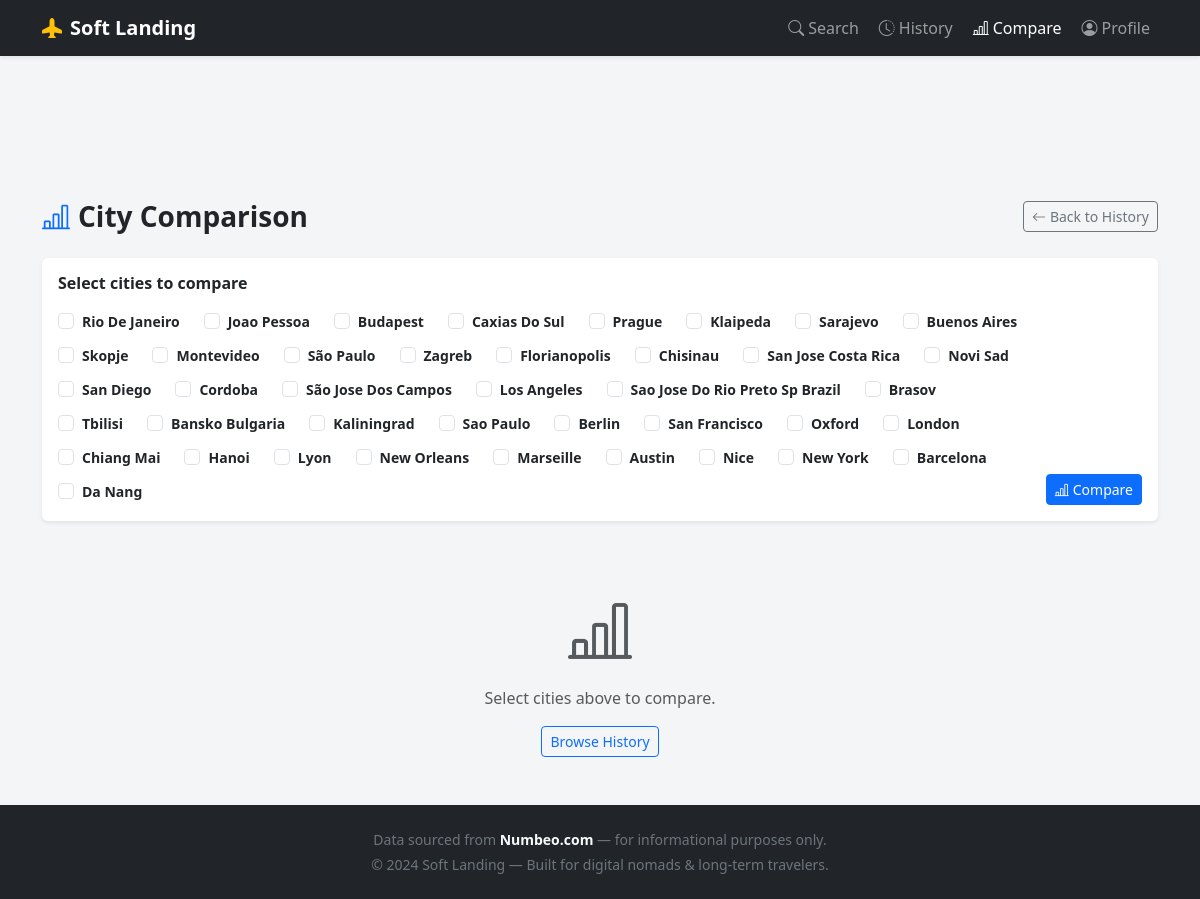
The page /compare on the database its author committed.
### tables this page shows
CREATE TABLE city_reports (
            id INTEGER PRIMARY KEY AUTOINCREMENT,
            city_name TEXT NOT NULL UNIQUE,
            data TEXT NOT NULL,
            created_at TEXT DEFAULT CURRENT_TIMESTAMP
        );

### app.py (the view, shortened to what this page needs)
@app.route('/compare')
def compare():
    cities = request.args.getlist('city')
    profile_data = get_profile()
    profile_currency = profile_data.get('currency', 'USD')
    budget_total = float(profile_data.get('budget', 0) or 0)
    def _fetch(c):
        c_display = c.replace('-', ' ').title()
        d = get_report(c_display)
        if d and d.get('currency') != profile_currency:
            d = None
        if not d:
            d = scrape_city_data(c, currency=profile_currency)
        return c_display, d
    comparison = {}
    with ThreadPoolExecutor(max_workers=6) as executor:
        futures = {executor.submit(_fetch, c): c for c in cities}
        for future in as_completed(futures):
            c_display, d = future.result()
            if d:
                save_report(c_display, d)
                comparison[c_display] = d
    affordability_rank = {}
    least_affordable_rank = 0
    most_affordable_city = next(
        (c for c, r in affordability_rank.items() if r == 1),
        next(iter(comparison), '')
    )
    cheapest_restaurants_city = ''
    cheapest_markets_city = ''
    city_salaries = {}
    salary_rank = {}
    salary_rank_max = 0
    if budget_total > 0 and city_salaries:
        ratios = {city: budget_total / sal for city, sal in city_salaries.items() if sal > 0}
        sorted_by_ratio = sorted(ratios, key=lambda c: ratios[c], reverse=True)
        salary_rank = {city: i + 1 for i, city in enumerate(sorted_by_ratio)}
        salary_rank_max = len(salary_rank)
    calc_data_for_rank = get_calculator_data()
    calc_projection_rank = {}
    calc_projection_rank_max = 0
    all_reports = get_all_reports()
    return render_template('compare.html',
                           comparison=comparison,
                           all_reports=all_reports,
                           selected=cities,
                           affordability_rank=affordability_rank,
                           least_affordable_rank=least_affordable_rank,
                           most_affordable_city=most_affordable_city,
                           cheapest_restaurants_city=cheapest_restaurants_city,
                           cheapest_markets_city=cheapest_markets_city,
                           city_salaries=city_salaries,
                           budget_total=budget_total,
                           profile_currency=profile_currency,
                           salary_rank=salary_rank,
                           salary_rank_max=salary_rank_max,
                           calc_projection_rank=calc_projection_rank,
                           calc_projection_rank_max=calc_projection_rank_max,
                           calculator_data=get_calculator_data())

### database.py (called while the page is built)
def get_db():
    conn = sqlite3.connect(DB_PATH)
    conn.row_factory = sqlite3.Row
    return conn

def get_profile():
    conn = get_db()
    try:
        row = conn.execute('SELECT * FROM profile WHERE id = 1').fetchone()
        return dict(row) if row else {'name': '', 'email': '', 'currency': 'USD', 'budget': 0.0}
    finally:
        conn.close()

def get_all_reports(limit=None):
    conn = get_db()
    try:
        query = 'SELECT id, city_name, created_at FROM city_reports ORDER BY created_at DESC'
        if limit:
            query += f' LIMIT {int(limit)}'
        return [dict(r) for r in conn.execute(query).fetchall()]
    finally:
        conn.close()

def get_calculator_data() -> dict:
    conn = get_db()
    try:
        row = conn.execute('SELECT data FROM calculator_data WHERE id = 1').fetchone()
        return json.loads(row['data']) if row else {}
    finally:
        conn.close()

### templates/compare.html (shortened to what this page needs)
{% extends "base.html" %}
{% block content %}
<div class="container mt-5 pt-4">
  <div class="d-flex justify-content-between align-items-center mb-4">
    <h3 class="fw-bold mb-0">
      <i class="bi bi-bar-chart-line me-2 text-primary"></i>City Comparison
    </h3>
    <a href="{{ url_for('history') }}" class="btn btn-outline-secondary btn-sm">
      <i class="bi bi-arrow-left me-1"></i>Back to History
    </a>
  </div>
  <div class="card border-0 shadow-sm mb-4">
    <div class="card-body">
      <h6 class="fw-bold mb-3">Select cities to compare</h6>
      <form method="GET" action="{{ url_for('compare') }}" id="compareForm">
        <div class="row g-2 align-items-end">
          <div class="col">
            <div class="d-flex flex-wrap gap-2">
              {% for r in all_reports %}
              <div class="form-check form-check-inline">
                <input class="form-check-input" type="checkbox" name="city"
                       value="{{ r.city_name.replace(' ', '-') }}" id="c-{{ r.id }}"
                       {% if r.city_name.replace(' ', '-') in selected %}checked{% endif %}>
                <label class="form-check-label small fw-semibold" for="c-{{ r.id }}">
                  {{ r.city_name }}
                </label>
              </div>
              {% endfor %}
            </div>
          </div>
          <div class="col-auto">
            <button class="btn btn-primary btn-sm" type="submit" id="compareBtn">
              <i class="bi bi-bar-chart-line me-1"></i>Compare
            </button>
          </div>
        </div>
      </form>
    </div>
  </div>
  {% if comparison %}
  <script id="compareData" type="application/json">{{ comparison | tojson }}</script>
  <script id="calcServerData" type="application/json">{{ calculator_data | tojson }}</script>
  {% set cities_list = comparison.keys() | list %}
  {% set all_cats = [] %}
  {% for city, d in comparison.items() %}
    {% for cat in d.categories %}
      {% if cat not in all_cats %}{% set _ = all_cats.append(cat) %}{% endif %}
    {% endfor %}
  {% endfor %}
  <div class="card border-0 shadow-sm mb-4">
    <div class="card-header bg-white border-0 pt-3 d-flex justify-content-between align-items-center"
         style="cursor:pointer" data-bs-toggle="collapse" data-bs-target="#keyInsights" aria-expanded="true">
      <h6 class="fw-bold mb-0"><i class="bi bi-lightbulb text-warning me-2"></i>Key Insights</h6>
      <i class="bi bi-chevron-down collapse-icon text-muted"></i>
    </div>
    <div id="keyInsights" class="collapse show">
      <div class="card-body pb-3">
        <ul class="list-unstyled mb-0">
          {% if most_affordable_city %}
          <li class="mb-2">
            <i class="bi bi-trophy-fill text-success me-2"></i>
            <strong>The most affordable city is:</strong> {{ most_affordable_city }}
          </li>
          {% endif %}
          {% if cheapest_restaurants_city %}
          <li class="mb-2">
            <i class="bi bi-egg-fried text-danger me-2"></i>
            <strong>The city with the cheapest restaurants is:</strong> {{ cheapest_restaurants_city }}
          </li>
          {% endif %}
          {% if cheapest_markets_city %}
          <li>
            <i class="bi bi-basket2 text-success me-2"></i>
            <strong>The city with the cheapest markets is:</strong> {{ cheapest_markets_city }}
          </li>
          {% endif %}
        </ul>
      </div>
    </div>
  </div>
  <div id="calcProjectionCard" class="mb-4"></div>
  {% set cities_sorted = [] %}
  {% if calc_projection_rank_max > 0 %}
    {% for rn in range(1, calc_projection_rank_max + 1) %}
      {% for city in comparison %}
        {% if calc_projection_rank.get(city, 0) == rn and city not in cities_sorted %}
          {% set _ = cities_sorted.append(city) %}
        {% endif %}
      {% endfor %}
    {% endfor %}
  {% endif %}
  {% if not cities_sorted %}
    {% for city in comparison %}{% set _ = cities_sorted.append(city) %}{% endfor %}
  {% endif %}
  {% set chart_cities = [] %}
  {% set chart_salaries = [] %}
  {% set chart_colors = [] %}
  {% set chart_rank_labels = [] %}
  {% for city in cities_sorted %}
    {% set rank = calc_projection_rank.get(city, 0) %}
    {% set sal = city_salaries.get(city, 0) %}
    {% set _ = chart_cities.append(city) %}
    {% set _ = chart_salaries.append(sal) %}
    {% if budget_total > 0 and sal > 0 %}
      {% if sal < budget_total %}
        {% set _ = chart_colors.append('#2e7d32') %}
      {% else %}
        {% set _ = chart_colors.append('#d32f2f') %}
      {% endif %}
    {% else %}
      {% set _ = chart_colors.append('#546e7a') %}
    {% endif %}
    {% if rank == 0 %}
      {% set _ = chart_rank_labels.append('') %}
    {% elif rank == calc_projection_rank_max and calc_projection_rank_max > 1 %}
      {% set _ = chart_rank_labels.append('Least Affordable') %}
    {% elif rank == 1 %}
      {% set _ = chart_rank_labels.append('1st') %}
    {% elif rank == 2 %}
      {% set _ = chart_rank_labels.append('2nd') %}
    {% elif rank == 3 %}
      {% set _ = chart_rank_labels.append('3rd') %}
    {% else %}
      {% set _ = chart_rank_labels.append(rank ~ 'th') %}
    {% endif %}
  {% endfor %}
  <div class="card border-0 shadow-sm mb-4">
    <div class="card-header bg-white border-0 pt-3 d-flex justify-content-between align-items-center"
         style="cursor:pointer" data-bs-toggle="collapse" data-bs-target="#salaryChartSection" aria-expanded="true">
      <h6 class="fw-bold mb-0"><i class="bi bi-bar-chart-fill text-primary me-2"></i>How your budget compares with the local salary after taxes</h6>
      <i class="bi bi-chevron-down collapse-icon text-muted"></i>
    </div>
    <div id="salaryChartSection" class="collapse show">
      <div class="card-body">
        {% if budget_total == 0 %}
        <div class="alert alert-light border small mb-3">
          <i class="bi bi-info-circle me-2"></i>
          Set <strong>Your Monthly Budget</strong> in <a href="{{ url_for('profile') }}">Profile Settings</a> to see it on this chart.
        </div>
        {% endif %}
        <script id="salaryChartData" type="application/json">
        {
          "cities": {{ chart_cities | tojson }},
          "salaries": {{ chart_salaries | tojson }},
          "colors": {{ chart_colors | tojson }},
          "rankLabels": {{ chart_rank_labels | tojson }},
          "budget": {{ budget_total | tojson }},
          "currency": {{ profile_currency | tojson }}
        }
        </script>
        <canvas id="salaryChart" style="max-height:340px"></canvas>
      </div>
    </div>
  </div>
  {% for cat in all_cats %}
  {% set collapse_id = 'cmp-cat-' ~ loop.index %}
  <div class="card border-0 shadow-sm mb-4">
    <div class="card-header bg-light border-0 d-flex justify-content-between align-items-center"
         style="cursor:pointer" data-bs-toggle="collapse" data-bs-target="#{{ collapse_id }}" aria-expanded="true">
      <h6 class="fw-bold mb-0">{{ cat }}</h6>
      <i class="bi bi-chevron-down collapse-icon text-muted"></i>
    </div>
    <div id="{{ collapse_id }}" class="collapse show">
      <div class="card-body p-0">
        {% set all_items = [] %}
        {% for city, d in comparison.items() %}
          {% if cat in d.categories %}
            {% for item in d.categories[cat] %}
              {% if item.name not in all_items %}{% set _ = all_items.append(item.name) %}{% endif %}
            {% endfor %}
          {% endif %}
        {% endfor %}
        <div class="table-responsive">
          <table class="table table-sm table-hover align-middle mb-0">
            <thead class="table-light">
              <tr>
                <th>Item</th>
                {% for city in cities_list %}
                {% set rank = calc_projection_rank.get(city, 0) %}
                <th class="text-center small">
                  {{ city }}
                  {% if rank > 0 %}
                    {% if rank == calc_projection_rank_max and calc_projection_rank_max > 1 %}
                      <br><span class="badge text-bg-danger mt-1" style="font-size:.6rem">Least Affordable</span>
                    {% elif rank == 1 %}
                      <br><span class="badge text-bg-success mt-1" style="font-size:.6rem">1st</span>
                    {% elif rank == 2 %}
                      <br><span class="badge text-bg-info mt-1" style="font-size:.6rem">2nd</span>
                    {% elif rank == 3 %}
                      <br><span class="badge text-bg-warning text-dark mt-1" style="font-size:.6rem">3rd</span>
                    {% else %}
                      <br><span class="badge text-bg-secondary mt-1" style="font-size:.6rem">{{ rank }}th</span>
                    {% endif %}
                  {% endif %}
                </th>
                {% endfor %}
              </tr>
            </thead>
            <tbody>
              {% for item_name in all_items %}
              {% set ns = namespace(prices=[]) %}
              {% for city in cities_list %}
                {% set d = comparison[city] %}
                {% if cat in d.categories %}
                  {% for it in d.categories[cat] %}
                    {% if it.name == item_name and it.price %}{% set ns.prices = ns.prices + [it.price] %}{% endif %}
                  {% endfor %}
                {% endif %}
              {% endfor %}
              {% set row_min = ns.prices | min if ns.prices | length > 1 else none %}
              {% set row_max = ns.prices | max if ns.prices | length > 1 else none %}
              <tr>
                <td class="small">{{ item_name }}</td>
                {% for city in cities_list %}
                {% set d = comparison[city] %}
                {% set found = namespace(price=none) %}
                {% if cat in d.categories %}
                  {% for it in d.categories[cat] %}
                    {% if it.name == item_name %}{% set found.price = it.price %}{% endif %}
                  {% endfor %}
                {% endif %}
                {% set bg = '' %}
                {% if found.price is not none and row_min is not none %}
                  {% if found.price == row_min %}{% set bg = 'table-success' %}{% endif %}
                  {% if found.price == row_max and row_max != row_min %}{% set bg = 'table-danger' %}{% endif %}
                {% endif %}
                <td class="text-center small fw-semibold {{ bg }}">
                  {% if found.price is not none %}
                    {{ d.currency }} {{ '{:,.2f}'.format(found.price) }}
                  {% else %}
                    <span class="text-muted fw-normal">—</span>
                  {% endif %}
                </td>
                {% endfor %}
              </tr>
              {% endfor %}
            </tbody>
          </table>
        </div>
      </div>
    </div>
  </div>
  {% endfor %}
  {% else %}
  {% if selected %}
  <div class="alert alert-warning">
    <i class="bi bi-exclamation-triangle me-2"></i>
    Could not load data for the selected cities. Make sure they are saved in your history first.
  </div>
  {% else %}
  <div class="text-center py-5 text-muted">
    <i class="bi bi-bar-chart-line display-3 d-block mb-3"></i>
    <p>Select cities above to compare.</p>
    <a href="{{ url_for('history') }}" class="btn btn-outline-primary btn-sm">
      Browse History
    </a>
  </div>
  {% endif %}
  {% endif %}
</div>
{% endblock %}

### static/css/style.css (style rules this page uses)
:root { --sl-dark: #1a1a2e; --sl-mid: #16213e; --sl-accent: #f5a623; --sl-light: #f8f9fa; --sl-border: #dee2e6; }
body { padding-top: 56px; background-color: #f4f5f7; font-family: 'Segoe UI', system-ui, -apple-system, sans-serif; }

### rows shown on the page
city_reports: city_name "Rio De Janeiro"
city_reports: city_name "Joao Pessoa"
city_reports: city_name "Budapest"
city_reports: city_name "Caxias Do Sul"
city_reports: city_name "Prague"
city_reports: city_name "Klaipeda"
city_reports: city_name "Sarajevo"
city_reports: city_name "Buenos Aires"
city_reports: city_name "Skopje"
city_reports: city_name "Montevideo"
city_reports: city_name "São Paulo"
city_reports: city_name "Zagreb"
city_reports: city_name "Florianopolis"
city_reports: city_name "Chisinau"
city_reports: city_name "San Jose Costa Rica"
city_reports: city_name "Novi Sad"
city_reports: city_name "San Diego"
city_reports: city_name "Cordoba"
city_reports: city_name "São Jose Dos Campos"
city_reports: city_name "Los Angeles"
city_reports: city_name "Sao Jose Do Rio Preto Sp Brazil"
city_reports: city_name "Brasov"
city_reports: city_name "Tbilisi"
city_reports: city_name "Bansko Bulgaria"
city_reports: city_name "Kaliningrad"
city_reports: city_name "Sao Paulo"
city_reports: city_name "Berlin"
city_reports: city_name "San Francisco"
city_reports: city_name "Oxford"
city_reports: city_name "London"
city_reports: city_name "Chiang Mai"
city_reports: city_name "Hanoi"
city_reports: city_name "Lyon"
city_reports: city_name "New Orleans"
city_reports: city_name "Marseille"
city_reports: city_name "Austin"
city_reports: city_name "Nice"
city_reports: city_name "New York"
city_reports: city_name "Barcelona"
city_reports: city_name "Da Nang"

### other values the page prints
{{ 2024 }} "2024"
